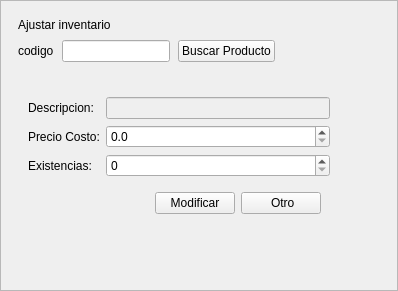
          <widget class="QWidget" name="pageInvAjustes">
           <layout class="QHBoxLayout" name="horizontalLayout_3">
            <property name="spacing">
             <number>0</number>
            </property>
            <property name="leftMargin">
             <number>0</number>
            </property>
            <property name="topMargin">
             <number>0</number>
            </property>
            <property name="rightMargin">
             <number>0</number>
            </property>
            <property name="bottomMargin">
             <number>0</number>
            </property>
            <item>
             <widget class="QFrame" name="frame_6">
              <property name="frameShape">
               <enum>QFrame::Shape::StyledPanel</enum>
              </property>
              <property name="frameShadow">
               <enum>QFrame::Shadow::Raised</enum>
              </property>
              <layout class="QGridLayout" name="gridLayout">
               <property name="leftMargin">
                <number>9</number>
               </property>
               <property name="topMargin">
                <number>9</number>
               </property>
               <property name="rightMargin">
                <number>9</number>
               </property>
               <property name="bottomMargin">
                <number>9</number>
               </property>
               <property name="spacing">
                <number>9</number>
               </property>
               <item row="1" column="0">
                <widget class="QFrame" name="frame_11">
                 <property name="sizePolicy">
                  <sizepolicy hsizetype="Preferred" vsizetype="Preferred">
                   <horstretch>0</horstretch>
                   <verstretch>5</verstretch>
                  </sizepolicy>
                 </property>
                 <property name="frameShape">
                  <enum>QFrame::Shape::NoFrame</enum>
                 </property>
                 <property name="frameShadow">
                  <enum>QFrame::Shadow::Raised</enum>
                 </property>
                 <layout class="QVBoxLayout" name="verticalLayout_5">
                  <item>
                   <widget class="QFrame" name="frameDetalleInv">
                    <property name="enabled">
                     <bool>true</bool>
                    </property>
                    <property name="sizePolicy">
                     <sizepolicy hsizetype="Preferred" vsizetype="Preferred">
                      <horstretch>0</horstretch>
                      <verstretch>0</verstretch>
                     </sizepolicy>
                    </property>
                    <property name="frameShape">
                     <enum>QFrame::Shape::NoFrame</enum>
                    </property>
                    <property name="frameShadow">
                     <enum>QFrame::Shadow::Raised</enum>
                    </property>
                    <layout class="QGridLayout" name="gridLayout_6">
                     <item row="3" column="0">
                      <widget class="QLabel" name="label_13">
                       <property name="text">
                        <string>Existencias:</string>
                       </property>
                      </widget>
                     </item>
                     <item row="1" column="0">
                      <widget class="QLabel" name="label_10">
                       <property name="text">
                        <string>Descripcion:</string>
                       </property>
                      </widget>
                     </item>
                     <item row="3" column="1">
                      <widget class="QSpinBox" name="existInvSpin"/>
                     </item>
                     <item row="3" column="2">
                      <spacer name="horizontalSpacer_3">
                       <property name="orientation">
                        <enum>Qt::Orientation::Horizontal</enum>
                       </property>
                       <property name="sizeHint" stdset="0">
                        <size>
                         <width>40</width>
                         <height>20</height>
                        </size>
                       </property>
                      </spacer>
                     </item>
                     <item row="1" column="1">
                      <widget class="QLineEdit" name="descInvEdit">
                       <property name="enabled">
                        <bool>false</bool>
                       </property>
                      </widget>
                     </item>
                     <item row="2" column="1">
                      <widget class="QDoubleSpinBox" name="precioInvSpin">
                       <property name="decimals">
                        <number>1</number>
                       </property>
                       <property name="maximum">
                        <double>10000000.000000000000000</double>
                       </property>
                      </widget>
                     </item>
                     <item row="2" column="0">
                      <widget class="QLabel" name="label_12">
                       <property name="text">
                        <string>Precio Costo:</string>
                       </property>
                      </widget>
                     </item>
                     <item row="5" column="1">
                      <spacer name="verticalSpacer">
                       <property name="orientation">
                        <enum>Qt::Orientation::Vertical</enum>
                       </property>
                       <property name="sizeHint" stdset="0">
                        <size>
                         <width>20</width>
                         <height>40</height>
                        </size>
                       </property>
                      </spacer>
                     </item>
                     <item row="4" column="1">
                      <widget class="QFrame" name="frame_12">
                       <property name="frameShape">
                        <enum>QFrame::Shape::NoFrame</enum>
                       </property>
                       <property name="frameShadow">
                        <enum>QFrame::Shadow::Raised</enum>
                       </property>
                       <layout class="QHBoxLayout" name="horizontalLayout_6">
                        <item>
                         <spacer name="horizontalSpacer_7">
                          <property name="orientation">
                           <enum>Qt::Orientation::Horizontal</enum>
                          </property>
                          <property name="sizeHint" stdset="0">
                           <size>
                            <width>40</width>
                            <height>20</height>
                           </size>
                          </property>
                         </spacer>
                        </item>
                        <item>
                         <widget class="QPushButton" name="btnModificar">
                          <property name="text">
                           <string>Modificar</string>
                          </property>
                         </widget>
                        </item>
                        <item>
                         <widget class="QPushButton" name="btnOtro">
                          <property name="text">
                           <string> Otro</string>
                          </property>
                         </widget>
                        </item>
                       </layout>
                      </widget>
                     </item>
                    </layout>
                   </widget>
                  </item>
                 </layout>
                </widget>
               </item>
               <item row="0" column="0">
                <widget class="QFrame" name="frame_7">
                 <property name="sizePolicy">
                  <sizepolicy hsizetype="Preferred" vsizetype="Preferred">
                   <horstretch>0</horstretch>
                   <verstretch>1</verstretch>
                  </sizepolicy>
                 </property>
                 <property name="frameShape">
                  <enum>QFrame::Shape::NoFrame</enum>
                 </property>
                 <property name="frameShadow">
                  <enum>QFrame::Shadow::Raised</enum>
                 </property>
                 <layout class="QGridLayout" name="gridLayout_4">
                  <property name="leftMargin">
                   <number>8</number>
                  </property>
                  <property name="topMargin">
                   <number>8</number>
                  </property>
                  <property name="rightMargin">
                   <number>8</number>
                  </property>
                  <property name="bottomMargin">
                   <number>8</number>
                  </property>
                  <property name="spacing">
                   <number>8</number>
                  </property>
                  <item row="1" column="0">
                   <widget class="QLabel" name="label_9">
                    <property name="text">
                     <string>codigo</string>
                    </property>
                   </widget>
                  </item>
                  <item row="0" column="0" colspan="2">
                   <widget class="QLabel" name="label_5">
                    <property name="text">
                     <string>Ajustar inventario</string>
                    </property>
                   </widget>
                  </item>
                  <item row="1" column="2">
                   <widget class="QPushButton" name="btnBuscarProducto">
                    <property name="enabled">
                     <bool>true</bool>
                    </property>
                    <property name="text">
                     <string>Buscar Producto</string>
                    </property>
                   </widget>
                  </item>
                  <item row="1" column="1">
                   <widget class="QLineEdit" name="codigoInvEdit">
                    <property name="enabled">
                     <bool>true</bool>
                    </property>
                   </widget>
                  </item>
                  <item row="1" column="3">
                   <spacer name="horizontalSpacer">
                    <property name="orientation">
                     <enum>Qt::Orientation::Horizontal</enum>
                    </property>
                    <property name="sizeHint" stdset="0">
                     <size>
                      <width>40</width>
                      <height>20</height>
                     </size>
                    </property>
                   </spacer>
                  </item>
                 </layout>
                </widget>
               </item>
              </layout>
             </widget>
            </item>
           </layout>
          </widget>
